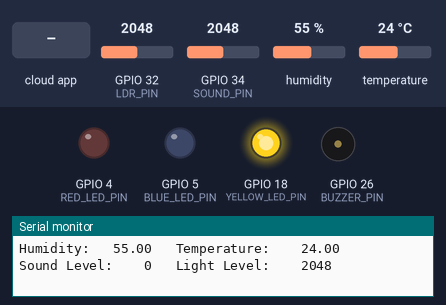
Recording of a program running on a simulated ESP32. On the bench: output pins drawn as LEDs (lit = HIGH), buzzer (waves = sounding), the last lines printed to the serial monitor. The inputs (shaded band) are chosen by the test bench; at power-on: temperature 24 °C, GPIO 32 (LDR_PIN) = 2048, GPIO 34 (SOUND_PIN) = 2048, humidity 55 %. WiFi joins after 1.5 s; servers stay silent unless stated.

Above: at 2.7 s.
2.8 s: temperature set to 26 °C
7.2 s: temperature set to 29 °C
At 11.1 s:
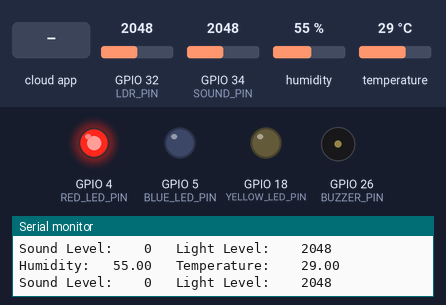
15.5 s: the phone or cloud app sets muteSwitch to 1
At 16.3 s:
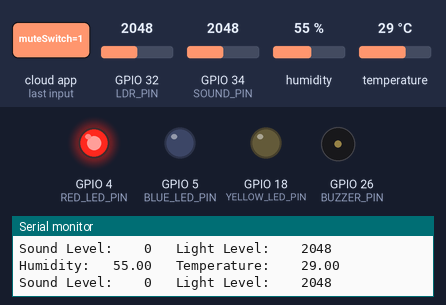
17.0 s: the phone or cloud app sets muteSwitch to 0
At 19.6 s:
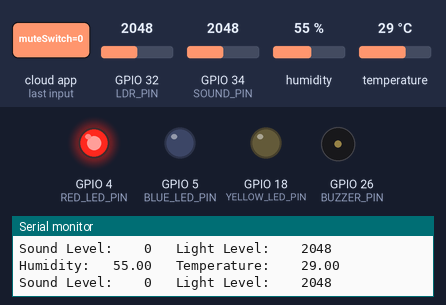
23.7 s: temperature set to 12 °C
At 27.0 s:
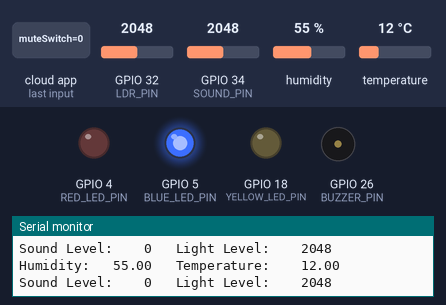
27.6 s: GPIO 32 (LDR_PIN) set to 1031
31.3 s: GPIO 32 (LDR_PIN) set to 969
At 34.4 s:
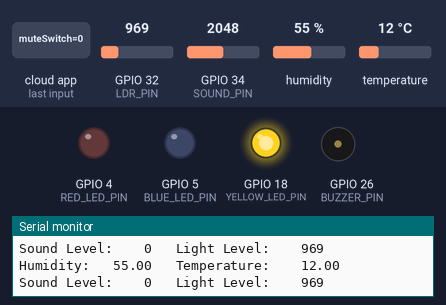
Timing chart, 0 to 35.9 s (numbered marks = the images above; inputs shaded):
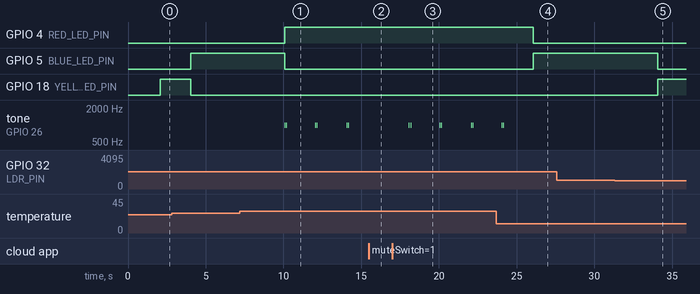

The program:

main.cpp
```cpp
/*
  Sketch generated by the Arduino IoT Cloud Thing "Untitled"
  https://create.arduino.cc/cloud/things/13039fff-ce66-4950-be1b-fdfc505f9f15

  Arduino IoT Cloud Variables description

  The following variables are automatically generated and updated when changes are made to the Thing

  CloudSwitch muteSwitch;
  int light_level;
  int sound_level;
  CloudRelativeHumidity humid;
  CloudTemperature temp;

  Variables which are marked as READ/WRITE in the Cloud Thing will also have functions
  which are called when their values are changed from the Dashboard.
  These functions are generated with the Thing and added at the end of this sketch. */
#include <Arduino.h>
#include "thingProperties.h"
#include <DHT.h>
#include <DHT_U.h>
#define SOUND_PIN 34
#define LDR_PIN 32
#define DHT_PIN 14
#define DHT_SENSOR_TYPE DHT11
#define RED_LED_PIN 4
#define BLUE_LED_PIN 5
#define YELLOW_LED_PIN 18
#define BUZZER_PIN 26


const int sampleWindow = 50;
DHT dht_sensor(DHT_PIN, DHT_SENSOR_TYPE);
int readSoundLevel();
void runFeedback(float temperature, int light );

void setup() {
  // Initialize serial and wait for port to open:
  Serial.begin(9600);

  // This delay gives the chance to wait for a Serial Monitor without blocking if none is found
  delay(1500);
  pinMode(RED_LED_PIN, OUTPUT);
  pinMode(YELLOW_LED_PIN, OUTPUT);
  pinMode(BLUE_LED_PIN, OUTPUT);
  pinMode(BUZZER_PIN, OUTPUT);
  pinMode(SOUND_PIN, INPUT);
  pinMode(LDR_PIN, INPUT);
  dht_sensor.begin();

  // Defined in thingProperties.h
  initProperties();

  // Connect to Arduino IoT Cloud
  ArduinoCloud.begin(ArduinoIoTPreferredConnection);

  /*
     The following function allows you to obtain more information
     related to the state of network and IoT Cloud connection and errors
     the higher number the more granular information you’ll get.
     The default is 0 (only errors).
     Maximum is 4
 */
  setDebugMessageLevel(2);
  ArduinoCloud.printDebugInfo();
}

void loop() {
  ArduinoCloud.update();
  // Your code here

  static unsigned long lastReadTime = 0;
  const unsigned long readInterval = 2000;


  if(millis() - lastReadTime >= readInterval){
    lastReadTime = millis();
    int sound_val = readSoundLevel();
    float temp_val = dht_sensor.readTemperature();
    float humid_val = dht_sensor.readHumidity();
    int light_val = analogRead(LDR_PIN);

    if(isnan(temp_val) || isnan(humid_val)){
      Serial.println("Failed to read from the DHT Sensor");
      runFeedback(temp_val, light_val);
    }
    else{
      temp = temp_val;
      humid = humid_val;

      runFeedback(temp_val, light_val);

      Serial.print("Humidity:   "); Serial.print(humid); Serial.print("   ");
      Serial.print("Temperature:    "); Serial.println(temp);
    }

    sound_level = sound_val;
    light_level = light_val;

    Serial.print("Sound Level:    "); Serial.print(sound_level); Serial.print("   ");
    Serial.print("Light Level:    "); Serial.println(light_level);
  }


}

int readSoundLevel(){
    unsigned long startMillis = millis();
    unsigned int signalMax = 0;
    unsigned int signalMin = 4095;

    while(millis() - startMillis < sampleWindow){
      int sample = analogRead(SOUND_PIN);
      if(sample > signalMax){
        signalMax = sample;
      }
      if(sample < signalMin){
        signalMin = sample;
      }

    }
  return signalMax - signalMin;
}


void runFeedback(float temperature, int light ){

  int frequency = 1000;
  float tempThreshold = 27.0;
  int lightThreshold = 1000;
  if(isnan(temp)){
    digitalWrite(RED_LED_PIN, HIGH);
    digitalWrite(BLUE_LED_PIN, HIGH);
    digitalWrite(YELLOW_LED_PIN, HIGH);
    delay(100);
    digitalWrite(RED_LED_PIN, LOW);
    digitalWrite(BLUE_LED_PIN, LOW);
    digitalWrite(YELLOW_LED_PIN, LOW);
    return;
  }

  if(temp > tempThreshold){
    digitalWrite(RED_LED_PIN, HIGH);
    digitalWrite(BLUE_LED_PIN, LOW);
    digitalWrite(YELLOW_LED_PIN, LOW);

    if(!muteSwitch){
      tone(BUZZER_PIN, frequency);
      delay(50);
      noTone(BUZZER_PIN);
      delay(50);

      tone(BUZZER_PIN, frequency);
      delay(50);
      noTone(BUZZER_PIN);
    }

  }
  else if(light_level < lightThreshold){
    digitalWrite(RED_LED_PIN, LOW);
    digitalWrite(BLUE_LED_PIN, LOW);
    digitalWrite(YELLOW_LED_PIN, HIGH);
    digitalWrite(BUZZER_PIN, LOW);

  }
  else{
    digitalWrite(RED_LED_PIN, LOW);
    digitalWrite(BLUE_LED_PIN, HIGH);
    digitalWrite(YELLOW_LED_PIN, LOW);
    digitalWrite(BUZZER_PIN, LOW);
  }
}


/*
  Since SoundLevel is READ_WRITE variable, onSoundLevelChange() is
  executed every time a new value is received from IoT Cloud.
*/
void onSoundLevelChange()  {
  // Add your code here to act upon SoundLevel change
}
void onMuteSwitchChange()  {
  // Add your code here to act upon MuteSwitch change
}
```

thingProperties.h
```cpp
// Code generated by Arduino IoT Cloud, DO NOT EDIT.

#include <ArduinoIoTCloud.h>
#include <Arduino_ConnectionHandler.h>

const char DEVICE_LOGIN_NAME[]  = "388373e4-6cba-406d-a4eb-2641a85c0127";

const char SSID[]               = "JeremyWhyFi?";    // Network SSID (name)
const char PASS[]               = "jeremy_21";    // Network password (use for WPA, or use as key for WEP)
const char DEVICE_KEY[]  = "sHAMAe9RF0S7bDh1v0Q?wyvIy";    // Secret device password

void onMuteSwitchChange();

CloudSwitch muteSwitch;
int light_level;
int sound_level;
CloudRelativeHumidity humid;
CloudTemperature temp;

void initProperties(){

  ArduinoCloud.setBoardId(DEVICE_LOGIN_NAME);
  ArduinoCloud.setSecretDeviceKey(DEVICE_KEY);
  ArduinoCloud.addProperty(muteSwitch, READWRITE, ON_CHANGE, onMuteSwitchChange);
  ArduinoCloud.addProperty(light_level, READ, ON_CHANGE, NULL);
  ArduinoCloud.addProperty(sound_level, READ, ON_CHANGE, NULL);
  ArduinoCloud.addProperty(humid, READ, ON_CHANGE, NULL);
  ArduinoCloud.addProperty(temp, READ, ON_CHANGE, NULL);

}

WiFiConnectionHandler ArduinoIoTPreferredConnection(SSID, PASS);
```

Measured:
- the behaviour switches between 27 and 28 °C on temperature (found by bisection; images 0 and 1)
- the behaviour switches between 1000 and 999 on GPIO 32 (LDR_PIN) (found by bisection; images 4 and 5)
- after the input at 7.2 s, GPIO 4 (RED_LED_PIN): LOW → HIGH after 2.9 s; GPIO 5 (BLUE_LED_PIN): HIGH → LOW after 2.9 s; tone on GPIO 26 (BUZZER_PIN): silent → 1000 Hz after 2.9 s, then repeats every 2.0 s: silent 0.05 s, 1000 Hz 0.05 s, silent 1.8 s, 1000 Hz 0.05 s
- after the input at 15.5 s, tone on GPIO 26 (BUZZER_PIN): stops changing and stays silent
- after the input at 17.0 s, tone on GPIO 26 (BUZZER_PIN): silent → 1000 Hz after 1.1 s, then repeats every 2.0 s: silent 0.05 s, 1000 Hz 0.05 s, silent 1.8 s, 1000 Hz 0.05 s
- after the input at 23.7 s, GPIO 4 (RED_LED_PIN): HIGH → LOW after 2.4 s; GPIO 5 (BLUE_LED_PIN): LOW → HIGH after 2.4 s; tone on GPIO 26 (BUZZER_PIN): goes on until 24.2 s, then stays silent
- after the input at 31.3 s, GPIO 5 (BLUE_LED_PIN): HIGH → LOW after 2.8 s; GPIO 18 (YELLOW_LED_PIN): LOW → HIGH after 2.8 s
